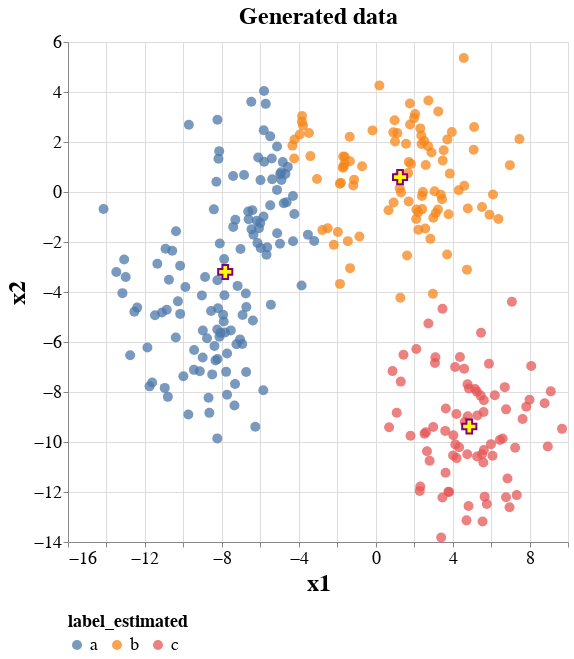

The notebook cell this image was saved under:
### Code cell
# Layer 1 - the circles.
sc1 = alt.Chart(df_data).mark_circle(size=100, opacity=0.75).encode(
    x='x1',
    y='x2',
    color = 'label_estimated'
)

# Layer 2 - the crosses.
sc2 = alt.Chart(df_centers).mark_point(size=200, opacity=1, color='purple', fill='yellow', shape='cross').encode(
    x='x1',
    y='x2'
)

# Combined plot:
(sc1 + sc2).properties(   
    title         = 'Generated data', 
    width         = 500,
    height        = 500
).configure_title(
    fontSize      = N_TITLEFONTSIZE_TITLE
).configure_axis(
    labelFontSize = N_LABELFONTSIZE_AXIS,
    titleFontSize = N_TITLEFONTSIZE_AXIS
).configure_legend(
    labelFontSize = N_LABELFONTSIZE_LEGEND,
    titleFontSize = N_TITLEFONTSIZE_LEGEND,
    orient        = 'bottom'
)

### Figure 1 — Vega-Lite specification as saved in the notebook (floating-point values rounded to 4 significant figures; data arrays with more than 128 entries replaced by an {"elided": "..."} marker saying what was removed)
{"config": {"view": {"continuousWidth": 300, "continuousHeight": 300}, "axis": {"labelFontSize": 18, "titleFontSize": 24}, "legend": {"labelFontSize": 18, "orient": "bottom", "titleFontSize": 18}, "title": {"fontSize": 24}}, "layer": [{"data": {"name": "data-62eddfc3a4f2962721d59ba66e727578"}, "mark": {"type": "circle", "opacity": 0.75, "size": 100}, "encoding": {"color": {"field": "label_estimated", "type": "nominal"}, "x": {"field": "x1", "type": "quantitative"}, "y": {"field": "x2", "type": "quantitative"}}}, {"data": {"name": "data-b994f84d7d0b60d374ecf1e9437c78b6"}, "mark": {"type": "point", "color": "purple", "fill": "yellow", "opacity": 1, "shape": "cross", "size": 200}, "encoding": {"x": {"field": "x1", "type": "quantitative"}, "y": {"field": "x2", "type": "quantitative"}}}], "height": 500, "title": "Generated data", "width": 500, "$schema": "https://vega.github.io/schema/vega-lite/v5.8.0.json", "datasets": {"data-62eddfc3a4f2962721d59ba66e727578": {"elided": "300 records"}, "data-b994f84d7d0b60d374ecf1e9437c78b6": [{"x1": -7.824, "x2": -3.198}, {"x1": 1.267, "x2": 0.5942}, {"x1": 4.866, "x2": -9.381}]}}
